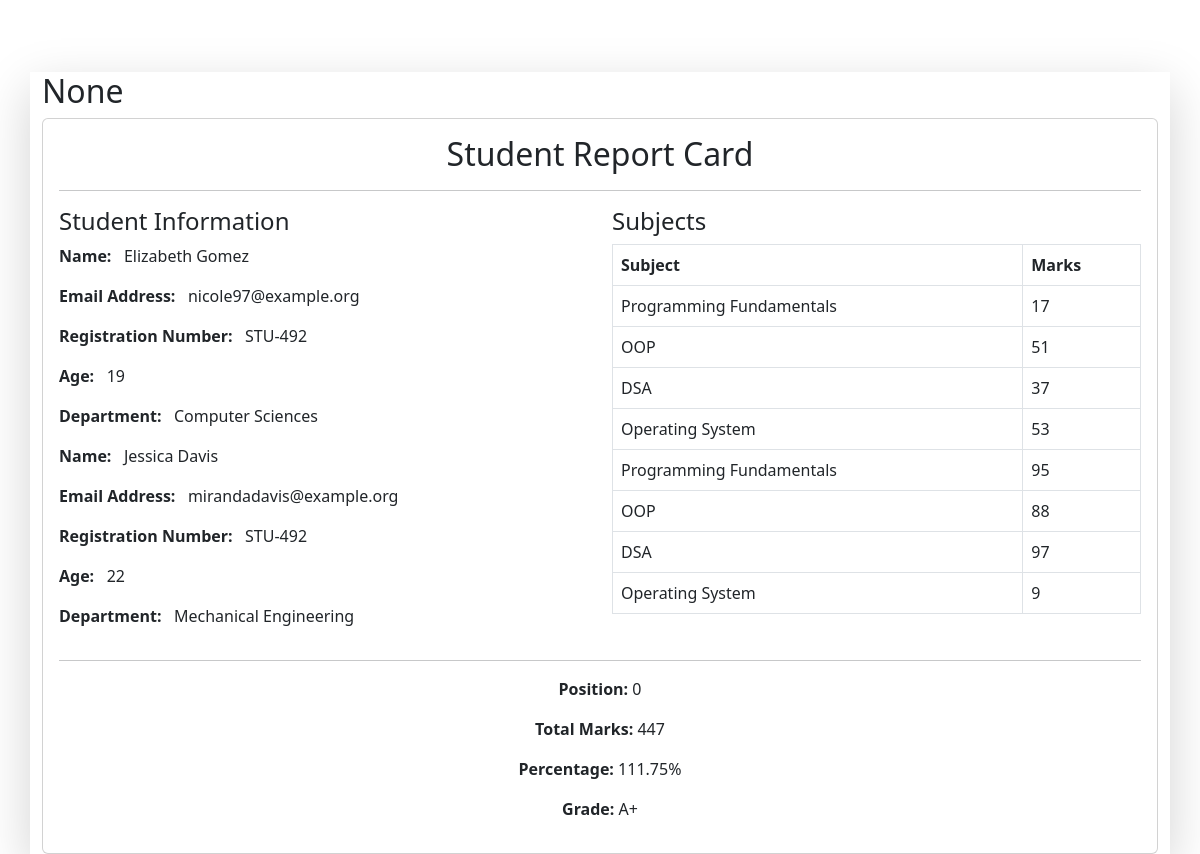
The page /reportdetail/STU-492 on the database as committed earlier.
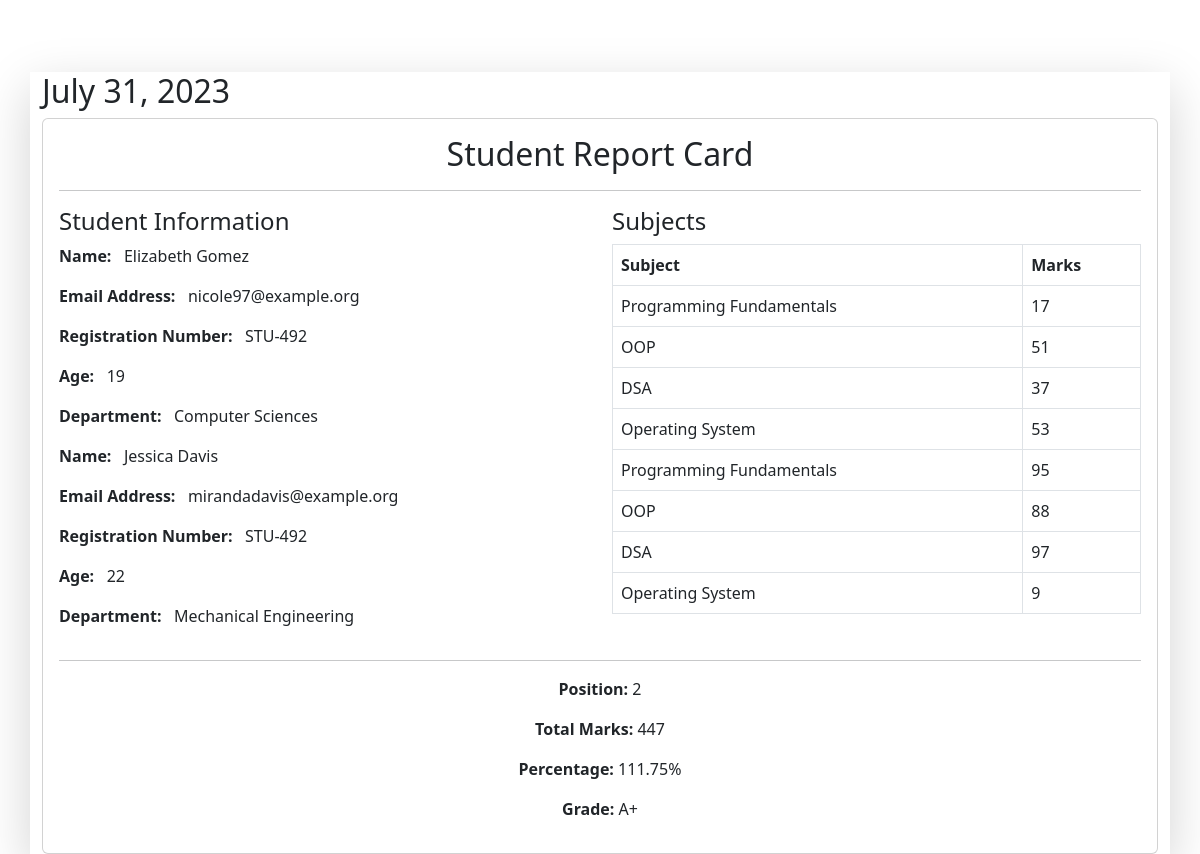
The same page on the database as committed later.
### StudentReportCard/models.py (models this page shows)
class Student_Rank(models.Model):
    student = models.ForeignKey(Student, on_delete=models.CASCADE, related_name='student_rank')
    student_rank = models.IntegerField()
    date_of_generating_report = models.DateField(auto_now_add=True)
    class Meta:
        unique_together = ['student_rank', 'date_of_generating_report']

### StudentReportCard/views.py (the view)
# urls.py: path('reportdetail/<id>', detailed_report_card, name='detailed_report_card'),
def detailed_report_card(request, id):
    studentmarks = SubjectMarks.objects.filter(student__student_id__student_id = id)
    student = Student.objects.filter(student_id__student_id = id)
    obtained_marks = int(studentmarks.aggregate(Sum('marks'))['marks__sum']) # It will return a key/value pair.
    percentage = round((obtained_marks/400) * 100, 3) # Rounding off the value of percentage upto 3 decimal places.
    grade = calculating_grades(percentage)
    rank = Student_Rank.objects.filter(student__student_id__student_id = id)
    student_rank = 0
    date_of_generation = None
    for _ in rank:
        student_rank = _.student_rank
        date_of_generation = _.date_of_generating_report
    data = {
        'studentmarks' : studentmarks,
        'mystudent' : student,
        'obtainedmarks' : obtained_marks,
        'percentage' : percentage,
        'grade' : grade,
        'rank' : student_rank,
        'date_of_generation' : date_of_generation,
    }
    return render(request, 'detailed_report.html', data)

### StudentReportCard/models.py (called while the page is built)
    def get_queryset(self):
        return super().get_queryset().filter(is_deleted = False)

### StudentReportCard/views.py (called while the page is built)
def calculating_grades(percentage):
    if percentage >=95:
        return "A+"
    elif percentage >= 85 and percentage < 95:
        return "A"
    elif percentage >= 75 and percentage < 85:
        return "B+"
    elif percentage >= 65 and percentage < 75:
        return "B"
    elif percentage >= 55 and percentage < 65:
        return "C+"
    elif percentage >= 45 and percentage < 55:
        return "C"
    elif percentage >= 33 and percentage < 45:
        return "D"
    else:
        return "F"
    pass

### StudentReportCard/Templates/detailed_report.html (shortened to what this page needs)
{%extends 'base.html'%}
{% block body %}
<div class="container mt-4 shadow-lg">
    <div>
        <h2>{{date_of_generation}}</h2>
    </div>
    <div class="card">
        <div class="card-body">
            <h2 class="card-title text-center">Student Report Card</h2>
            <hr>
            <div class="row">
                <div class="col-md-6">
                    <h4>Student Information</h4>
                    {% for i in mystudent %}
                    <p><strong>Name:</strong>&nbsp;&nbsp;  {{i.student_name | safe}}</p>
                    <p><strong>Email Address:</strong>&nbsp;&nbsp;  {{i.student_email}}</p>
                    <p><strong>Registration Number:</strong>&nbsp;&nbsp;  {{i.student_id.student_id}}</p>
                    <p><strong>Age:</strong>&nbsp;&nbsp;  {{i.student_age}}</p>
                    <p><strong>Department:</strong>&nbsp;&nbsp;  {{i.department.department_name}}</p>
                    {% endfor %}
                </div>
                <div class="col-md-6">
                    <h4>Subjects</h4>
                    <table class="table table-bordered">
                        <thead>
                            <tr>
                                <th>Subject</th>
                                <th>Marks</th>
                            </tr>
                        </thead>
                        <tbody>
                            {% for s in studentmarks %}
                            <tr>
                                <td>{{s.subject.subject_name}}</td>
                                <td>{{s.marks}}</td>
                            </tr>
                            {% endfor %}
                        </tbody>
                    </table>
                </div>
            </div>
            <hr>
            <div class="text-center">
                <p><strong>Position:</strong> {{rank}}</p>
                <p><strong>Total Marks:</strong> {{obtainedmarks}}</p>
                <p><strong>Percentage:</strong> {{percentage}}%</p>
                <p><strong>Grade:</strong> {{grade}}</p>
            </div>
        </div>
    </div>
</div>
{% endblock %}

Rows that differ between the two databases and show on the page:
added Student_Rank: date_of_generating_report "July 31, 2023"
Other text that changed with them:
{{ rank }}: "0" → "2"
{{ date_of_generation }}: "None" → (not shown)
